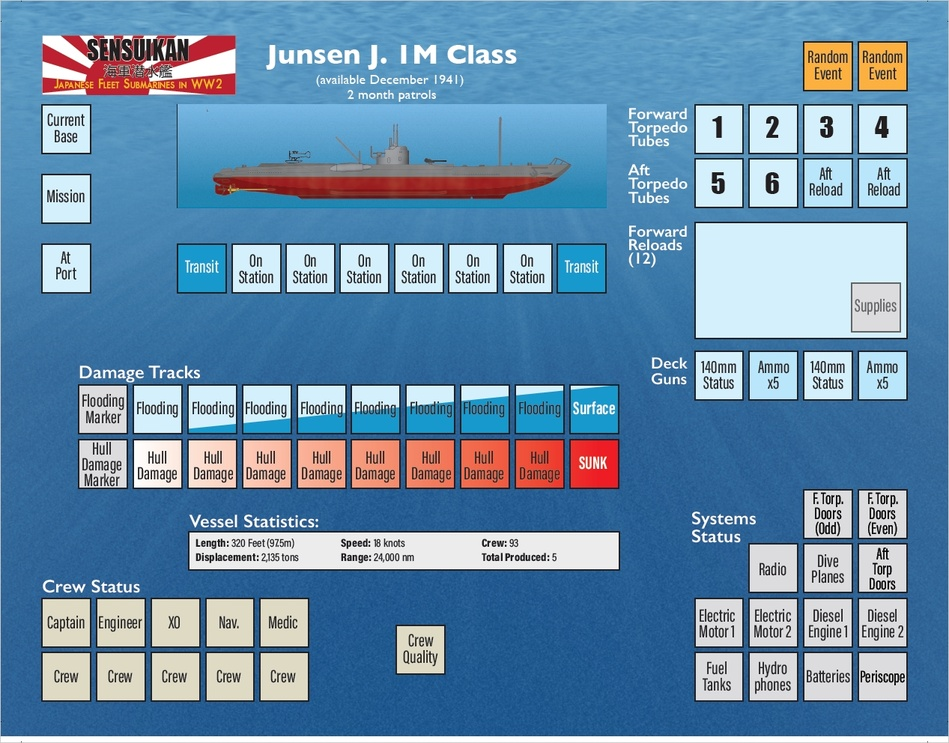
#> input picture images/vassal/Junsen J IM Class.jpg, 949 x 743 px, shrunk from 1267 x 992 before the run, found by its file name; its folder holds 4 pictures in this run
$ python crop_all_torpedoes.py
#> lines starting #> are read from the running program, lines starting #| are printed output that depends on the picture
import cv2, os

vassal_dir = 'images/vassal'
files = [f for f in os.listdir(vassal_dir) if f.endswith('.jpg') and not f.startswith('Kaiten')]

out_dir = 'C:/Users/Richard/.gemini/antigravity/brain/c08a1950-d03a-4ae3-aef2-f14946ddab17/mat_crops'
os.makedirs(out_dir, exist_ok=True)

for fname in sorted(files):
    p = os.path.join(vassal_dir, fname)
    img = cv2.imread(p)
#> img is the input picture: shape (743, 949, 3); mean B, G, R 170.8, 139.6, 101.8
    if img is None:
        continue
    h, w = img.shape[:2]
#> h = 743; w = 949
    # On Sensuikan mats, torpedo layout is in the upper right / middle right quadrant
    # roughly x: 0.55*w to w, y: 0 to 0.65*h
    crop = img[int(0.0*h):int(0.65*h), int(0.52*w):int(1.0*w)]
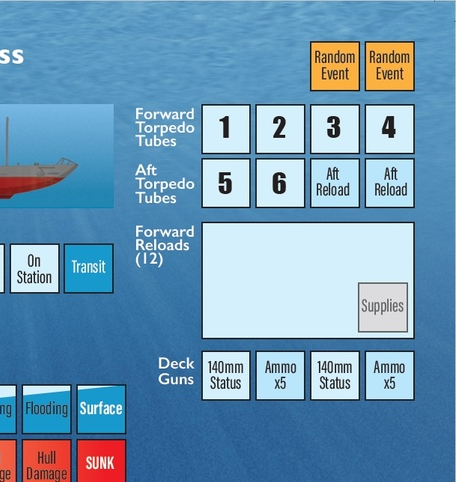
#> crop: shape (482, 456, 3); mean B, G, R 182.3, 151.5, 108.2
    base = os.path.splitext(fname)[0].replace(' ', '_')
    out_crop = os.path.join(out_dir, f"{base}_torps.jpg")
    cv2.imwrite(out_crop, crop)
#> pass 2 of the loop `for fname in sorted(files):`:
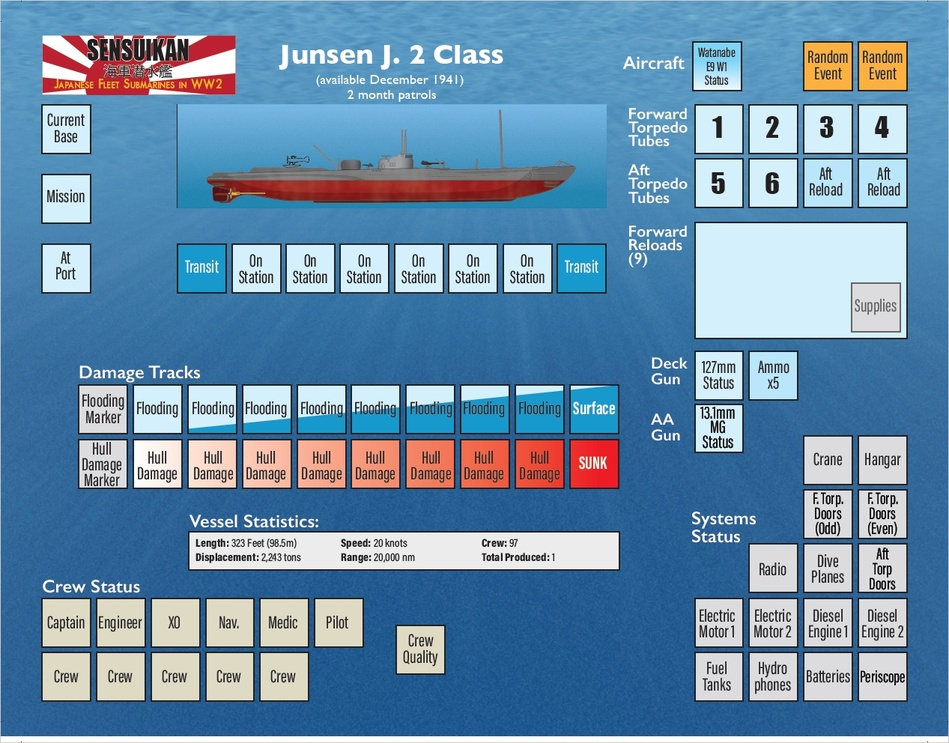
#> input picture images/vassal/Junsen J2 Class.jpg, 949 x 743 px, shrunk from 1267 x 992 before the run, found by its file name
#> img is the input picture: shape (743, 949, 3); mean B, G, R 170.8, 140.3, 103.3
#> `crop = img[int(0.0*h):int(0.65*h), int(0.52*w):int(1.0*w)]`:
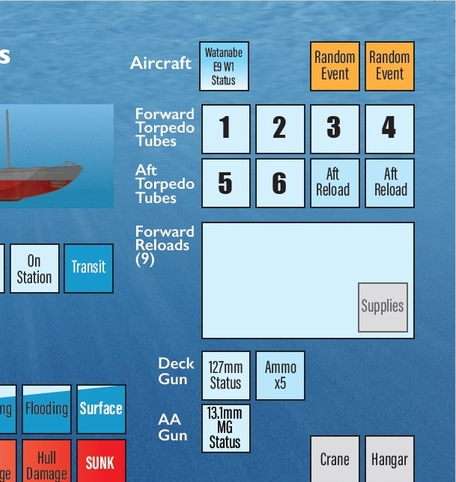
#> crop: shape (482, 456, 3); mean B, G, R 182.4, 152.6, 110.8
#> pass 3 of the loop `for fname in sorted(files):`:
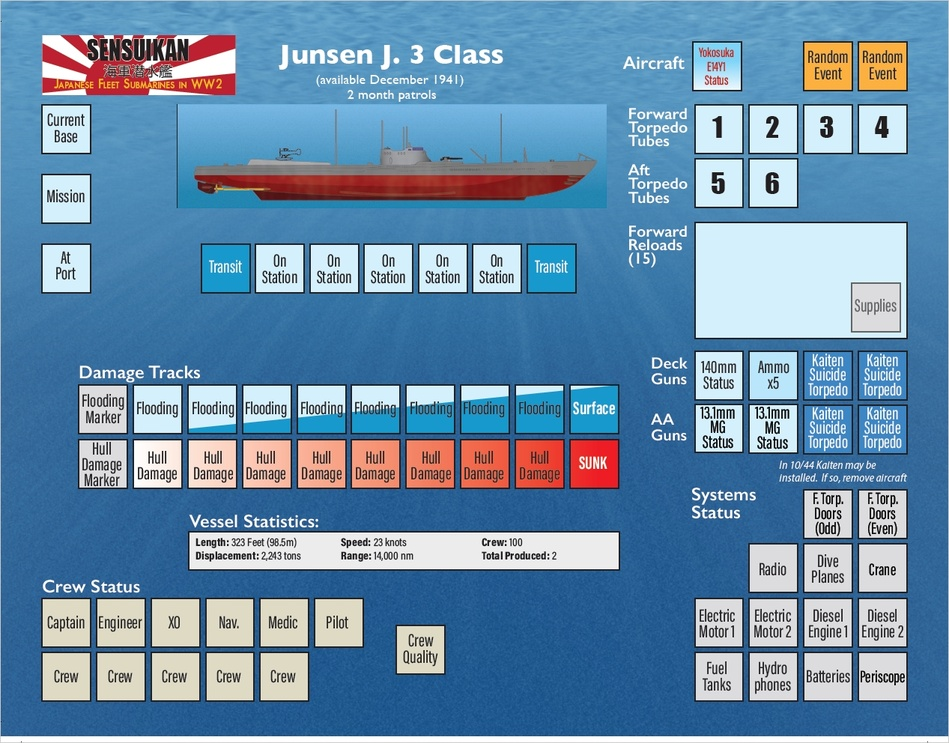
#> input picture images/vassal/Junsen J3 Class.jpg, 949 x 743 px, shrunk from 1267 x 992 before the run, found by its file name
#> img is the input picture: shape (743, 949, 3); mean B, G, R 170.5, 139.9, 102.9
#> `crop = img[int(0.0*h):int(0.65*h), int(0.52*w):int(1.0*w)]`:
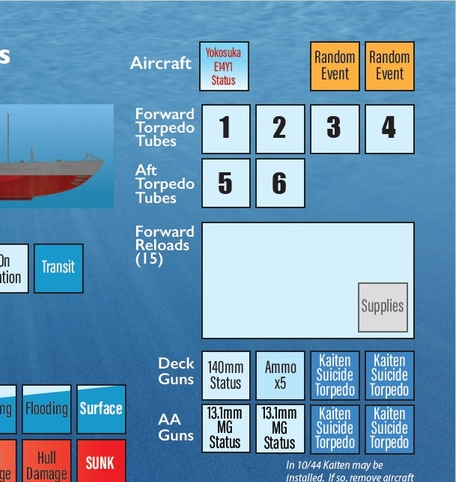
#> crop: shape (482, 456, 3); mean B, G, R 182.2, 151.9, 109.8
#> the loop made 4 passes; the first 3 are shown

print(f"Generated {len(files)} crops in {out_dir}")
